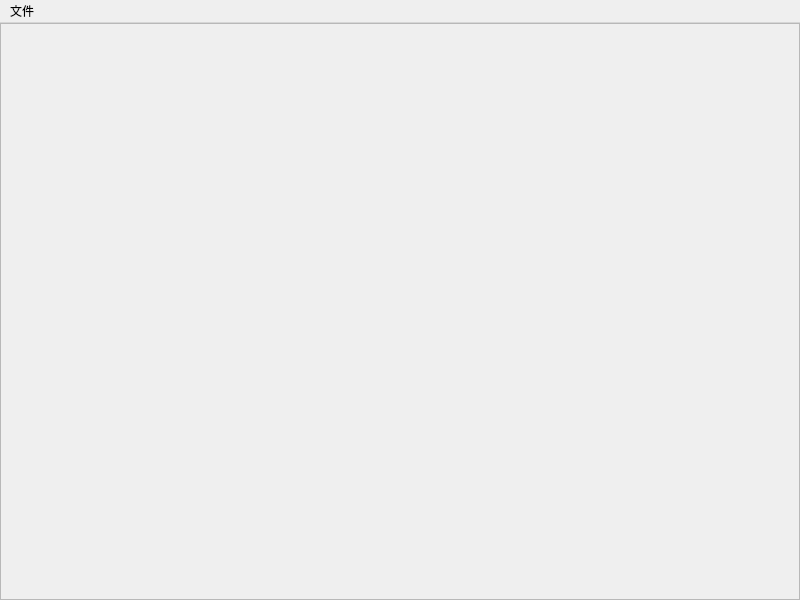
<?xml version="1.0" encoding="UTF-8"?>
<ui version="4.0">
 <class>MainWindow</class>
 <widget class="QMainWindow" name="MainWindow">
  <property name="geometry">
   <rect>
    <x>0</x>
    <y>0</y>
    <width>800</width>
    <height>600</height>
   </rect>
  </property>
  <property name="windowTitle">
   <string>MainWindow</string>
  </property>
  <widget class="QWidget" name="centralwidget">
   <layout class="QHBoxLayout" name="horizontalLayout">
    <property name="spacing">
     <number>0</number>
    </property>
    <property name="leftMargin">
     <number>0</number>
    </property>
    <property name="topMargin">
     <number>0</number>
    </property>
    <property name="rightMargin">
     <number>0</number>
    </property>
    <property name="bottomMargin">
     <number>0</number>
    </property>
    <item>
     <widget class="QFrame" name="frame">
      <property name="frameShape">
       <enum>QFrame::StyledPanel</enum>
      </property>
      <property name="frameShadow">
       <enum>QFrame::Raised</enum>
      </property>
      <layout class="QVBoxLayout" name="verticalLayout"/>
     </widget>
    </item>
   </layout>
  </widget>
  <widget class="QMenuBar" name="menubar">
   <property name="geometry">
    <rect>
     <x>0</x>
     <y>0</y>
     <width>800</width>
     <height>22</height>
    </rect>
   </property>
   <widget class="QMenu" name="menu">
    <property name="title">
     <string>文件</string>
    </property>
    <addaction name="actionOpen"/>
   </widget>
   <addaction name="menu"/>
  </widget>
  <action name="actionOpen">
   <property name="text">
    <string>打开</string>
   </property>
  </action>
 </widget>
 <resources/>
 <connections/>
</ui>
